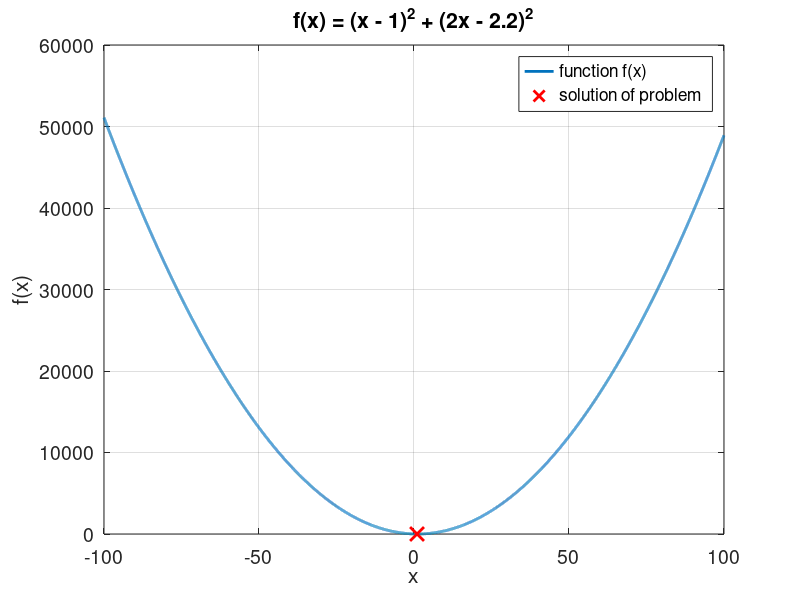

The MATLAB script that drew this image:
clear, close all; clc;

% linear system:
%  x = 1
% 2x = 11/5
% does not have a solution

% we reformulate this system as a least squares problem
% the solution of which is unique (xsol = 54/55)

% problem parameters
a = [1;    2];
b = [1; 11/5];

% define objective function for vector input x
% (least squares problem)
f = @(x) (a(1).*x - b(1)).^2 + (a(2).*x - 11/5).^2;

% solution to problem
xsol = 54/55;

% define coordinate vector to evaluate objective function
h = 0.01;
x = (-100:h:100-h)';


% we can see that f(x) is a convex function (i.e., we have a unique
% solution to the problem)
figure();
plot( x, f(x), 'LineWidth', 2);
hold on;
plot( xsol, f(xsol), 'rx', 'MarkerSize', 10, 'LineWidth', 2);
hold off;
title( 'f(x) = (x - 1)^2 + (2x - 2.2)^2');
xlabel('x'), ylabel('f(x)');
grid on; set( gca,'FontSize', 14 );
legend('function f(x)', 'solution of problem');




%#######################################################
% This code is part of the Matlab-based toolbox
% MACHINE --- MAthematical and Computational metHods
% for INverse problEms
% For details see https://github.com/andreasmang/machine
%#######################################################
